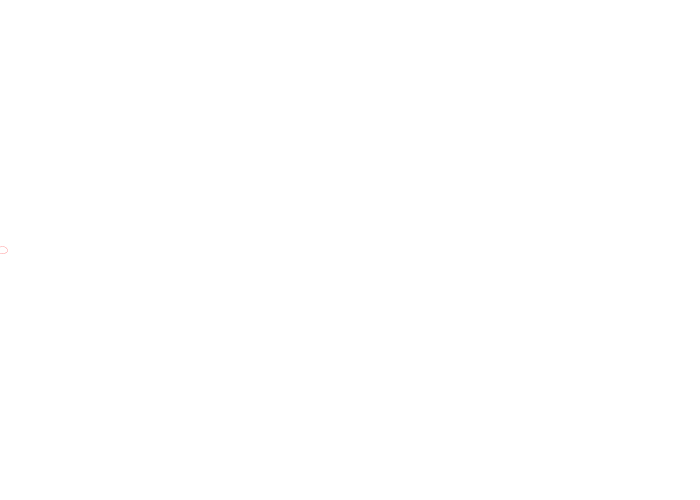
Frame 1 (no input)
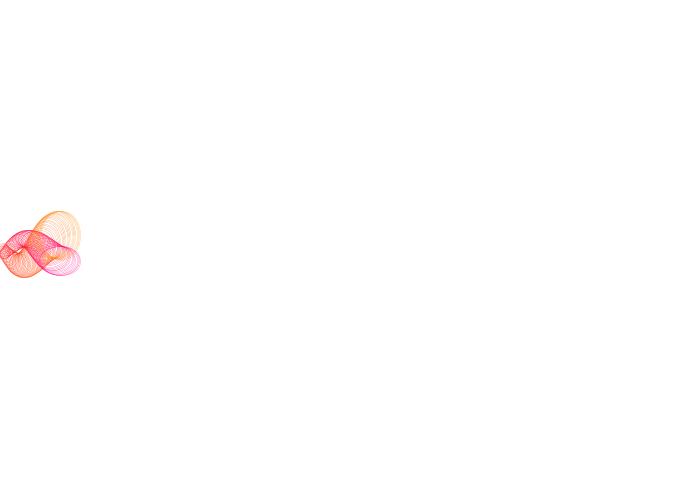
Frame 60 (the mouse pressed at the canvas centre just before this capture)
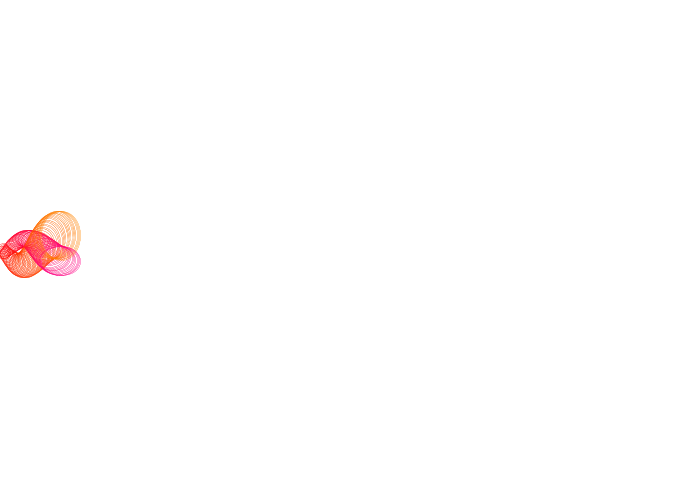
Frame 120 (the mouse held since frame 60 and released just before this capture)

The Processing sketch that drew these frames (run headless with seeded random() and noise(); from frame 60 on, the mouse is pressed at the canvas centre):

// Processing sketch: processing_6979
// ── processing_6979.pde


//Nematode

float radius;
float thickness;
float x, y, z, t;
float amp;
float angle;
int i;

void setup(){
  size(700,500);
  colorMode(HSB, width, 100, 100, 100);
  strokeWeight(0.2);
  noFill();
  smooth();
  background(width);

  frameRate(100);

  radius = 10;
  thickness = 0.5;
  x = 2;
  y = height/2;
  z = height/2;
  t = height/2;
  amp = 5;
  angle = 0;
  i = 0;

}

void draw(){
  if(x<width) {
    stroke(x, 100, 100,100);
    ellipse(x, height/2+y+t, radius, radius*1.25);  

    stroke(width - x, 100, 100,100);
    ellipse(x, height/2+z-t, radius, radius*0.75);  

    y = sin(radians(angle)) * amp;
    z = cos(radians(angle)) * amp;
    t = sin(radians(angle)) * 10;
    x++;
    angle+=5;
    radius +=thickness;
    if(x == width/2) thickness*=-1;
  }
}

void mousePressed(){

  setup();
}
